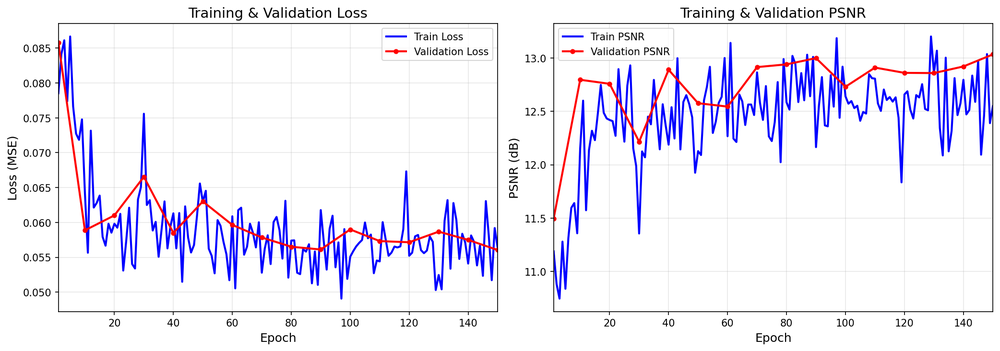
#> input picture checkpoints/patch1024/training_curves.png, 1000 x 351 px, shrunk from 2084 x 732 before the run
$ python motion_deblur_weiner.py ../checkpoints/patch1024/training_curves.png out.png
#> lines starting #> are read from the running program, lines starting #| are printed output that depends on the picture
#> in load_image, frame is the input picture: shape (351, 1000, 4); mean B, G, R, A 247.6, 235.2, 237.5, 255
#| Image shape: (351, 1000, 3)
######################
## Essential libraries
######################

import cv2
import numpy as np
import os
import argparse
from PIL import Image
try:
    import tifffile
    TIFFFILE_AVAILABLE = True
except ImportError:
    TIFFFILE_AVAILABLE = False

def kernel_psf(angle, d, size=20):
    """
    Create a Point Spread Function (PSF) kernel for motion blur.

    Args:
        angle: Motion blur angle in radians
        d: Distance/length of motion blur
        size: Size of the kernel (default: 20)

    Returns:
        PSF kernel as numpy array
    """
    kernel = np.ones((1, d), np.float32)
    c, s = np.cos(angle), np.sin(angle)
    A = np.float32([[c, -s, 0], [s, c, 0]])
    size2 = size // 2  # Division(floor)
    A[:,2] = (size2, size2) - np.dot(A[:,:2], ((d-1)*0.5, 0))
    kernel = cv2.warpAffine(kernel, A, (size, size), flags=cv2.INTER_CUBIC)
    return kernel

def wiener_filter(img, kernel, K):
    """
    Apply Wiener filter for image deblurring.

    Args:
        img: Input image (single channel)
        kernel: PSF kernel
        K: Noise-to-signal ratio parameter

    Returns:
        Filtered image
    """
    kernel /= np.sum(kernel)
    copy_img = np.copy(img)
    copy_img = np.fft.fft2(copy_img)  # 2D fast fourier transform
    kernel = np.fft.fft2(kernel, s=img.shape)
    kernel = np.conj(kernel) / (np.abs(kernel) ** 2 + K)  # wiener formula implementation
    copy_img = copy_img * kernel  # conversion blurred to deblurred
    copy_img = np.abs(np.fft.ifft2(copy_img))  # 2D inverse fourier transform
    return copy_img

def process(ip_image, angle_deg=90, distance=20, K=0.0060, contrast=1.0, denoise=True,
            denoise_strength=3, preserve_detail=True):
    """
    Process and deblur the input image using Wiener filter.

    Args:
        ip_image: Input blurred image (BGR format)
        angle_deg: Motion blur angle in degrees (default: 90)
        distance: Motion blur distance (default: 20)
        K: Noise-to-signal ratio for Wiener filter (default: 0.0060)
        contrast: Contrast adjustment factor (default: 1.0 - no adjustment)
        denoise: Whether to apply denoising to remove ringing artifacts (default: True)
        denoise_strength: Strength of denoising (1-10, default: 3)
        preserve_detail: Use gentler processing to preserve details (default: True)

    Returns:
        Deblurred image
    """
#> called with angle_deg = 90, distance = 20, K = 0.01, contrast = 1, denoise = True, denoise_strength = 3, preserve_detail = True
    ang = np.deg2rad(angle_deg)  # Convert angle to radians

    # Split into color channels
    b, g, r = cv2.split(ip_image)
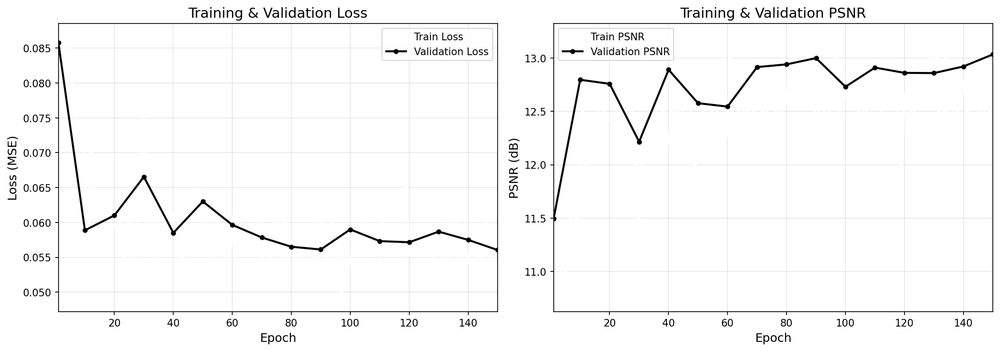
#> b: shape (351, 1000); min 0, max 255, mean 247.6
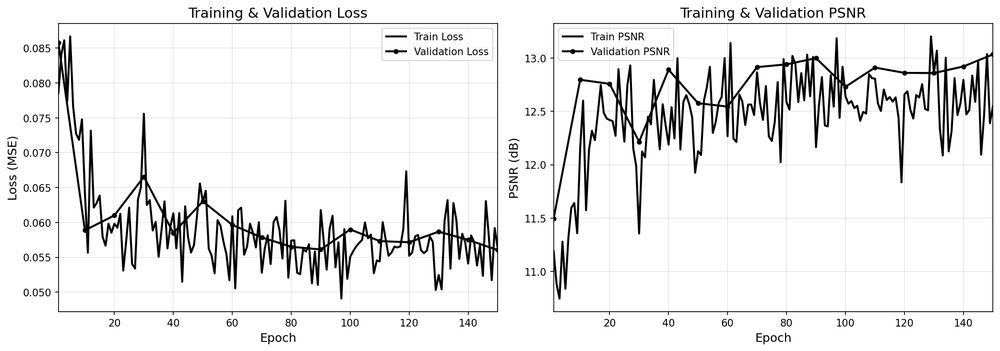
#> g: shape (351, 1000); min 0, max 255, mean 235.2

    # Normalize split images
    img_b = np.float32(b) / 255.0
    img_g = np.float32(g) / 255.0
    img_r = np.float32(r) / 255.0

    # PSF calculation
    psf = kernel_psf(ang, distance)

    # Apply Wiener filter for all split images
    # Small value of K (SNR) - if 0, filter will become inverse filter
    filtered_img_b = wiener_filter(img_b, psf, K=K)
#> in wiener_filter, `copy_img = np.abs(np.fft.ifft2(copy_img))`:
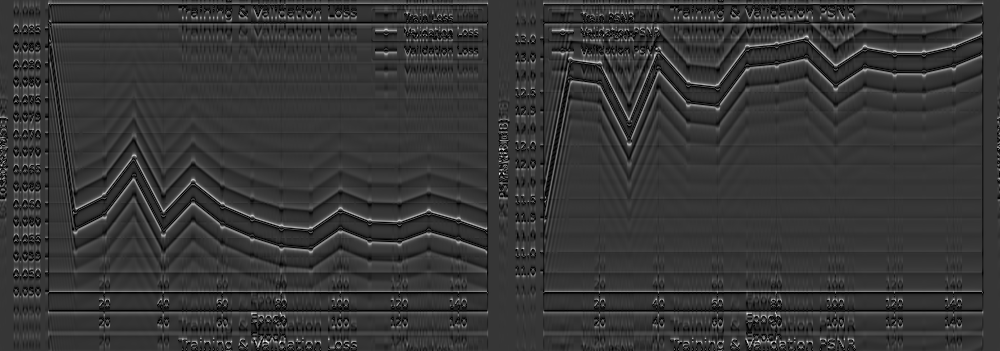
#> copy_img: shape (351, 1000) float64; min 2.46e-05, max 4.62, mean 0.991; drawn with min black and max white
    filtered_img_g = wiener_filter(img_g, psf, K=K)
#> call 2 of wiener_filter, with K = 0.01
#> in wiener_filter (call 2), `copy_img = np.abs(np.fft.ifft2(copy_img))`:
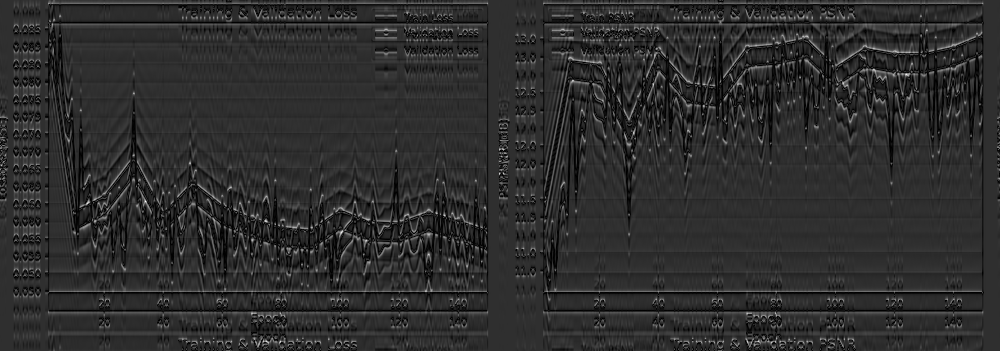
#> copy_img: shape (351, 1000) float64; min 8.02e-07, max 5.33, mean 0.963; drawn with min black and max white
    filtered_img_r = wiener_filter(img_r, psf, K=K)
#> call 3 of wiener_filter, with K = 0.01
#> in wiener_filter (call 3), `copy_img = np.abs(np.fft.ifft2(copy_img))`:
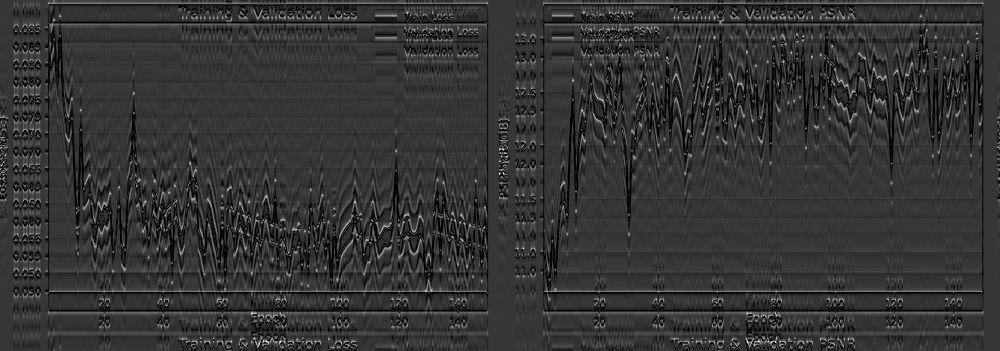
#> copy_img: shape (351, 1000) float64; min 4.78e-06, max 4.64, mean 0.96; drawn with min black and max white

    # Merge to form colored image
    filtered_img = cv2.merge((filtered_img_b, filtered_img_g, filtered_img_r))
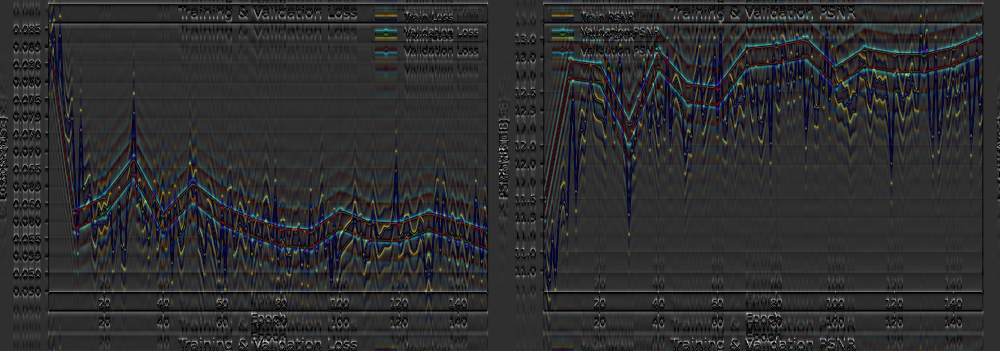
#> filtered_img: shape (351, 1000, 3) float64; mean B, G, R 0.991, 0.963, 0.96; drawn with min black and max white

    # Convert float to uint8 with better normalization
    if preserve_detail:
        # Gentler normalization - preserve original brightness range
        filtered_img = np.clip(filtered_img * 255, 0, 255)
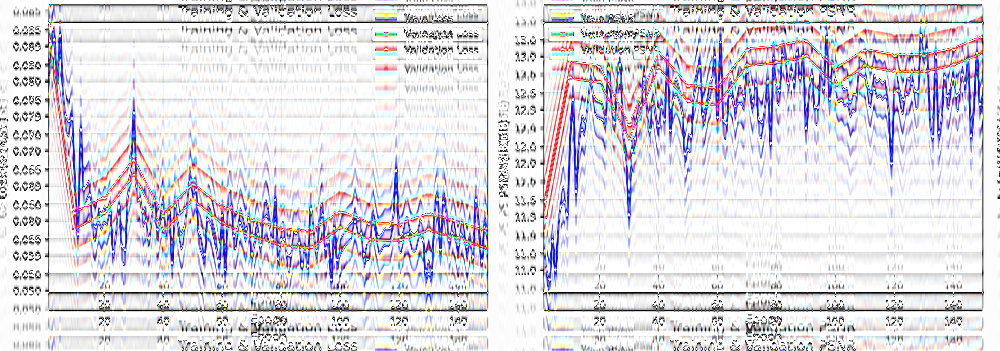
#> filtered_img: shape (351, 1000, 3) float64; mean B, G, R 228.6, 218.5, 221.4
    else:
        # Original aggressive normalization
        filtered_img = np.clip(filtered_img * 255, 0, 255)

    filtered_img = np.uint8(filtered_img)

    # Optional contrast adjustment (default is now 1.0 = no change)
    if contrast != 1.0:
        filtered_img = cv2.convertScaleAbs(filtered_img, alpha=contrast)

    # Remove Gibbs phenomena or rings from the image
    if denoise:
        if preserve_detail:
            # Single pass with adjustable strength for less texture artifacts
            h = denoise_strength  # Luminance denoising strength
            hColor = denoise_strength  # Color denoising strength
            filtered_img = cv2.fastNlMeansDenoisingColored(
                filtered_img, None, h=h, hColor=hColor,
                templateWindowSize=7, searchWindowSize=21
            )
        else:
            # Original double pass (more aggressive)
            filtered_img = cv2.fastNlMeansDenoisingColored(filtered_img, None, 10, 10, 7, 15)
            filtered_img = cv2.fastNlMeansDenoisingColored(filtered_img, None, 10, 10, 7, 15)

    return filtered_img

def load_image(image_path):
    """
    Load image from file, handling TIFF and other formats.
    Converts TIFF to BGR format compatible with OpenCV.

    Args:
        image_path: Path to input image

    Returns:
        Image in BGR format, or None if loading fails
    """
    # Get file extension
    _, ext = os.path.splitext(image_path.lower())

    # For TIFF files, try multiple methods
    if ext in ['.tiff', '.tif']:
        print(f"Detected TIFF format, attempting to load...")

        # Try tifffile first (best for scientific/microscopy TIFF)
        if TIFFFILE_AVAILABLE:
            try:
                print("Trying tifffile library...")
                frame = tifffile.imread(image_path)
                print(f"Loaded image with shape: {frame.shape}, dtype: {frame.dtype}")

                # Handle different data types - convert to uint8 first
                if frame.dtype == np.uint16:
                    print("Converting 16-bit image to 8-bit...")
                    frame = (frame / 256).astype(np.uint8)
                elif frame.dtype == np.float16:
                    print("Converting float16 image to 8-bit...")
                    # Convert to float32 first for better precision
                    frame = frame.astype(np.float32)
                    # Normalize to 0-255 range
                    frame_min = frame.min()
                    frame_max = frame.max()
                    if frame_max > frame_min:
                        frame = ((frame - frame_min) / (frame_max - frame_min) * 255).astype(np.uint8)
                    else:
                        frame = np.zeros_like(frame, dtype=np.uint8)
                elif frame.dtype == np.float32 or frame.dtype == np.float64:
                    print("Converting float image to 8-bit...")
                    # Normalize to 0-255 range
                    frame_min = frame.min()
                    frame_max = frame.max()
                    if frame_max > frame_min:
                        frame = ((frame - frame_min) / (frame_max - frame_min) * 255).astype(np.uint8)
                    else:
                        frame = np.zeros_like(frame, dtype=np.uint8)

                # Handle channel conversion - frame should be uint8 now
                if len(frame.shape) == 2:
                    # Grayscale, convert to BGR
                    print("Converting grayscale to BGR...")
                    frame = cv2.cvtColor(frame, cv2.COLOR_GRAY2BGR)
                elif len(frame.shape) == 3:
                    if frame.shape[2] == 4:
                        # RGBA, convert to BGR
                        print("Converting RGBA to BGR...")
                        frame = cv2.cvtColor(frame, cv2.COLOR_RGBA2BGR)
                    elif frame.shape[2] == 3:
                        # RGB, convert to BGR
                        print("Converting RGB to BGR...")
                        frame = cv2.cvtColor(frame, cv2.COLOR_RGB2BGR)

                return frame

            except Exception as e:
                print(f"Error loading TIFF with tifffile: {e}")

        # Try PIL
        try:
            print("Trying PIL library...")
            pil_img = Image.open(image_path)
            frame = np.array(pil_img)
            print(f"Loaded image with shape: {frame.shape}, dtype: {frame.dtype}")

            # Handle different data types
            if frame.dtype == np.uint16:
                print("Converting 16-bit image to 8-bit...")
                frame = (frame / 256).astype(np.uint8)
            elif frame.dtype == np.float32 or frame.dtype == np.float64:
                print("Converting float image to 8-bit...")
                frame_min = frame.min()
                frame_max = frame.max()
                if frame_max > frame_min:
                    frame = ((frame - frame_min) / (frame_max - frame_min) * 255).astype(np.uint8)
                else:
                    frame = np.zeros_like(frame, dtype=np.uint8)

            # Handle channel conversion
            if len(frame.shape) == 2:
                print("Converting grayscale to BGR...")
                frame = cv2.cvtColor(frame, cv2.COLOR_GRAY2BGR)
            elif len(frame.shape) == 3:
                if frame.shape[2] == 4:
                    print("Converting RGBA to BGR...")
                    frame = cv2.cvtColor(frame, cv2.COLOR_RGBA2BGR)
                elif frame.shape[2] == 3:
                    print("Converting RGB to BGR...")
                    frame = cv2.cvtColor(frame, cv2.COLOR_RGB2BGR)

            return frame

        except Exception as e:
            print(f"Error loading TIFF with PIL: {e}")
            print("Trying with OpenCV...")

    # Try reading with OpenCV
    frame = cv2.imread(image_path, cv2.IMREAD_UNCHANGED)

    if frame is None:
        print(f"Error: Could not read image '{image_path}'")
        return None

    # Handle standard formats
    if len(frame.shape) == 2:
        # Grayscale image, convert to BGR
        frame = cv2.cvtColor(frame, cv2.COLOR_GRAY2BGR)
    elif len(frame.shape) == 3 and frame.shape[2] == 4:
        # RGBA image, convert to BGR
        frame = cv2.cvtColor(frame, cv2.COLOR_BGRA2BGR)

    # Handle 16-bit images
    if frame.dtype == np.uint16:
        print("Converting 16-bit image to 8-bit...")
        frame = (frame / 256).astype(np.uint8)

    return frame

def main():
    """
    Main function to handle command-line interface.
    """
    parser = argparse.ArgumentParser(description='Motion deblur using Wiener filter (supports TIFF, JPG, PNG, etc.)')
    parser.add_argument('input_image', type=str, help='Path to input blurred image (supports TIFF, JPG, PNG)')
    parser.add_argument('output_image', type=str, help='Path to save deblurred image')
    parser.add_argument('--angle', type=float, default=90, help='Motion blur angle in degrees (default: 90)')
    parser.add_argument('--distance', type=int, default=20, help='Motion blur distance (default: 20)')
    parser.add_argument('--K', type=float, default=0.01, help='Noise-to-signal ratio for Wiener filter (default: 0.01, higher=smoother)')
    parser.add_argument('--contrast', type=float, default=1.0, help='Contrast adjustment factor (default: 1.0=no change)')
    parser.add_argument('--denoise-strength', type=int, default=3, help='Denoising strength 1-10 (default: 3)')
    parser.add_argument('--no-denoise', action='store_true', help='Skip denoising step')
    parser.add_argument('--aggressive', action='store_true', help='Use aggressive mode (may introduce artifacts)')
    parser.add_argument('--display', action='store_true', help='Display the result before saving')

    args = parser.parse_args()

    # Check if input file exists
    if not os.path.exists(args.input_image):
        print(f"Error: Input image '{args.input_image}' not found!")
        return

    # Read the input image with TIFF support
    print(f"Reading input image: {args.input_image}")
    frame = load_image(args.input_image)

    if frame is None:
        return

    print(f"Image shape: {frame.shape}")

    # Process the image
    print("Processing image with Wiener filter...")
    print(f"Parameters: angle={args.angle}°, distance={args.distance}, K={args.K}, contrast={args.contrast}")
    op_image = process(
        frame,
        angle_deg=args.angle,
        distance=args.distance,
        K=args.K,
        contrast=args.contrast,
        denoise=not args.no_denoise,
        denoise_strength=args.denoise_strength,
        preserve_detail=not args.aggressive
    )

    # Display if requested
    if args.display:
        cv2.imshow("Original", frame)
        cv2.imshow("Deblurred", op_image)
        print("Press any key to continue...")
        cv2.waitKey(0)
        cv2.destroyAllWindows()

    # Save the output image
    cv2.imwrite(args.output_image, op_image)
    print(f"Deblurred image saved to: {args.output_image}")

############################################################################################
## main function
############################################################################################

if __name__ == '__main__':
    main()
